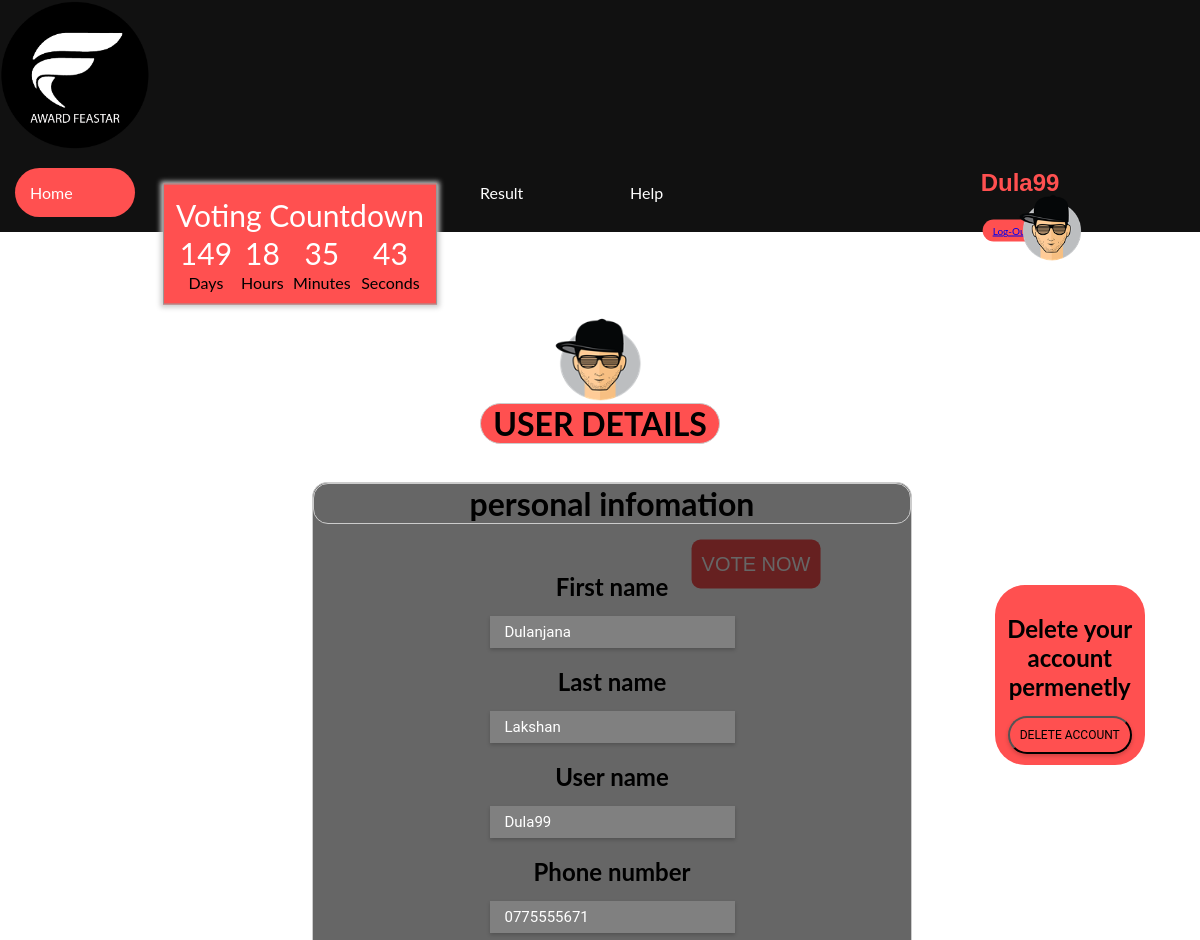
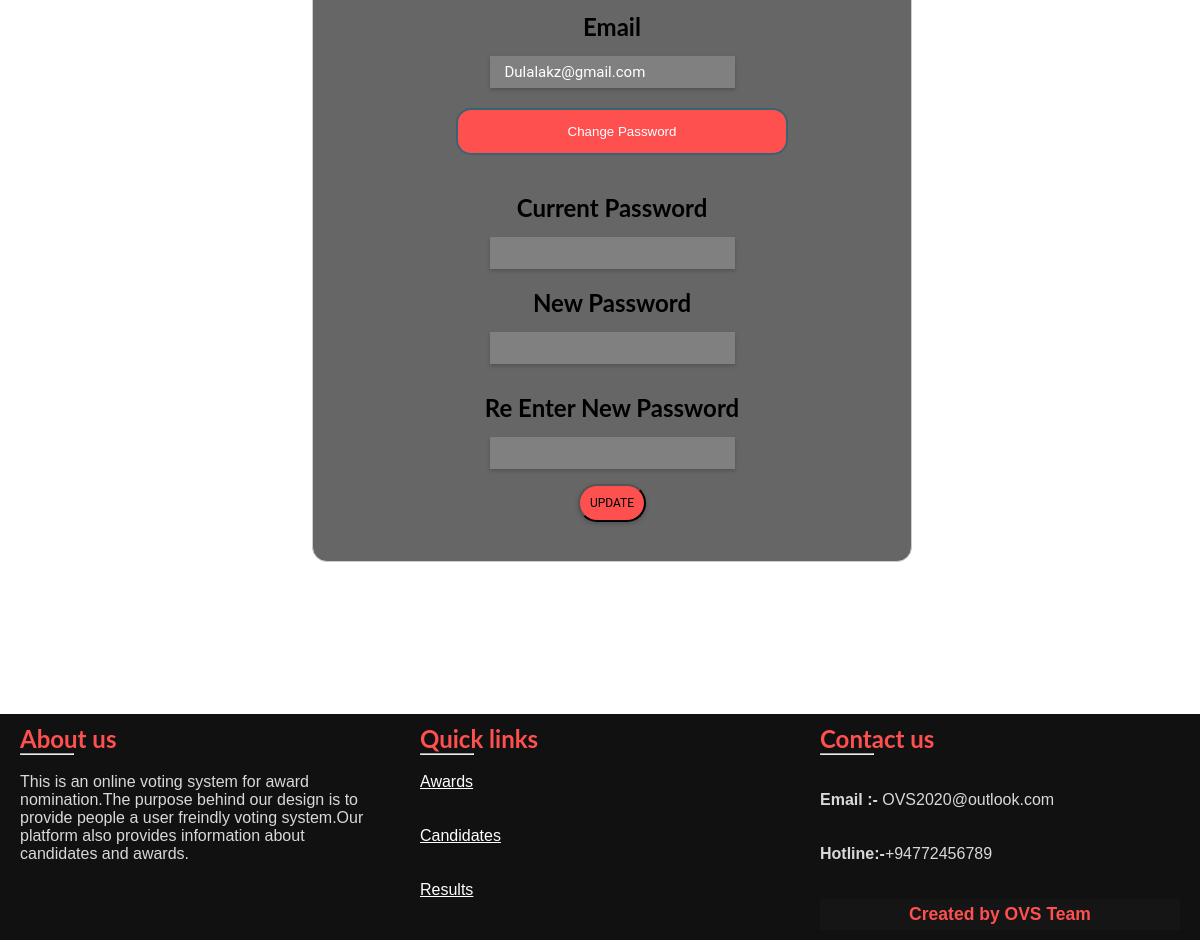
Page /MAT_PG.01.02_01/php/userprofile.php?login=Dula99 (signed in) on the committed database (2 pictures, top to bottom).
### tables this page shows
CREATE TABLE `user` (
  `First_name` varchar(100) NOT NULL,
  `Last_name` varchar(100) NOT NULL,
  `User_name` varchar(100) NOT NULL,
  `Email` varchar(100) NOT NULL,
  `Phone` varchar(10) NOT NULL,
  `Password` varchar(1000) NOT NULL,
  `Status` varchar(50) NOT NULL,
  `Gender` varchar(20) NOT NULL
);

### MAT_PG.01.02_01/php/userprofile.php (the view, shortened to what this page needs)
<!DOCTYPE html>
<html >
   <head>
         <link rel="stylesheet" href="../css/styles.css">
   </head>
  <body>
  <?php
	include('header.php');
  ?>
<br><br><br><br><br><br><br>
<center>
<div class = "userd">
	<img src = "../images/ava2.png" width = "110px" height = "100px">
	</div><br><br>
<strong><h1 class="toplain">USER DETAILS<h1></strong>
</center>
<br><br>
<center>
<div id="pinfor" class="contents">
    <h1 class="headinfo">personal infomation</h1>
	<?php
	echo'<div class="profile tabshow">
			<form action="update.php" method="POST">
			<br> <br><h2>First name</h2>
			<input type = "text" class ="input" name = "usernameF" value = '.$row['First_name'].'>
			<br> <br><h2>Last name</h2>
			<input type = "text" class ="input" name = "usernameL" value = '.$row['Last_name'].'>
			<br> <br><h2>User name</h2>
			<input type = "text" class ="input" name = "usernameU" value = '.$row['User_name'].'>
			<br> <br><h2>Phone number</h2>
			<input type = "text" class ="input" pattern="[0-9]{10}" name = "phone1" title="Please Enter 10 Digits" value = '.$row['Phone'].'>
			<br> <br><h2>Email</h2>
			<input type = "email" class ="input" name = "email1" value ='.$row['Email'].'>';
			?>
			<button name="btnchge1" id="btnchge1" onclick="return pw1()">Change Password </button>
			<br> <br><h2> Current Password</h2>
		    <input type="password" name="pwd1" id="pwd1" class = "input" pattern="(?=.*\d)(?=.*[a-z])(?=.*[A-Z]).{8,}"
		    title="Must contain at least one digit, one uppercase character one lowercase character and at least 10 characters" required disabled> <br> <br>
			<h2>New Password<h2>
		   <input type="password" name="pwd2" id="pwd2" class ="input" required disabled ><br> <br>
		   <h2>Re Enter New Password<h2>
		   <input type="password" name="pwd3" id="pwd3" class ="input" required disabled >
		    <br>
			<input type="submit" name="update" id="update" class="btn2" value="Update" >
			</form>
			<form action="delete.php" method="POST">
			<div class="tab">
			<br>
			<h4>Delete your account permenetly</h4>
			<input type="submit" name="delete" id="delete" class="btn2" value="Delete Account">
			</div>
			</form>
		</div>
</div>
</center>
<br><br><br><br><br><br><br><br>
    <footer>
        <div class="main-content">
          <div class="box">
  <h2 style="color:#ff5050;">About us</h2>
  <div class="content">
  <hr width=15%>
  <br>
  <p>
  This is an online voting system for award nomination.The purpose behind our design is to provide people a user freindly voting system.Our platform also provides information about candidates and awards.</p>
  </div>
</div>
  <div class="center box">
            <h2 style="color:#ff5050;">Quick links</h2>
  <div class="content">
  <hr width=15%>
              <br>
                <a class ="text" style="color:white;" href="#">Awards</a>
                <br><br>
  <div>
              <br>
                <a class ="text" style="color:white;" href="#">Candidates</a>
                <br><br>
              </div>
  <div >
              <br>
                <a class ="text" style="color:white;" href="#">Results</a>
              </div>
  </div>
  </div>
  <div class="right box">
  <h2 style="color:#ff5050;">
  Contact us</h2>
  <div class="content">
  <hr width=15%>
<br><br>
  <b>Email :-</b> OVS2020@outlook.com
  <br><br><br>
  <b> Hotline:-</b>+94772456789
  <div class="bottom"><br><br>
  <center>
            <h3 class="credit" style="color:#ff5050">Created by  OVS Team<h3>
          </center>
  </div>
</div>
</div>
  </body>
</html>

### MAT_PG.01.02_01/php/header.php (shortened to what this page needs)
<header>
       <div class = "headerimg">
       <img src = "../images/logo1.png" width = "150px" height = "150px">
       </div>
	   <div class = "user2">
	   <?php
			if(isset($_SESSION['logsession']))
			{
				$uname=$_SESSION['logsession'];
				include_once('config_1.php');
				$sql = "SELECT * FROM user where User_name ='$uname'";
				$result = $conn->query($sql);
				$row = $result->fetch_assoc();
				echo'
				 <div class = "user1">
				<img src = "../images/ava2.png" width = "80px" height = "80px">
				</div>
	   			<div class = "button1">
				<h2>'.$row['User_name'].'</h2>
				</div>
				<br>
				<div class = "button2">
				<a  href="logout.php">Log-Out</a>
				</div>
				';
			}
	   ?>
	   </div>
    <table class="countdownContainer" >
        <tr class="info">
           <td colspan="4">Voting Countdown</td>
        </tr>
        <tr class="info">
			<td id="days">120</td>
			<td id="hours">4</td>
			<td id="minutes">12</td>
			<td id="seconds">22</td>
        </tr>
        <tr>
			<td>Days</td>
			<td>Hours</td>
			<td>Minutes</td>
			<td>Seconds</td>
		</tr>
    </table>
  <center>
        <a  href="vote.php" class="time1" >VOTE NOW</a>
  </center>
      <div class="menu-bar">
        <ul>
             <li class="active"><a  href="homepage.php">Home</a></li>
             <li><a  href="Adisplay.php">Awards</a></li>
			 <li><a  href="#">Candidates</a>
			 </li>
             <li><a  href="#">Result</a>
			 </li>
             <li><a  href="#">Help</a>
			 </li>
                  </ul>
			      </div>
  </header>

### MAT_PG.01.02_01/css/styles.css (style rules this page uses)
* { padding: 0; margin: 0; box-sizing:border-box; }
body { background-image: url("../images/background.jpeg"); background-size: 1370px 1800px; background-position: 50% 25%; font-family:sans-serif; }
.active { background-color: #717171; }
header { background-color:#111; }
.countdownContainer { position: absolute;; top: 13%; left: 25%; transform : translateX(-50%) translateY(-50%); text-align: center; background: #ff5050; border: 1px solid #999; padding: 10px; box-shadow: 0 0 5px 3px #ccc; }
.info { font-size: 30px; color: #fff; }
.menu-bar { text-align: left; background-color:#111; }
.menu-bar ul { display:inline-flex; list-style: none; color: #fff; }
.menu-bar ul li { width: 120px; margin: 15px; padding: 15px; border-radius: 30px; }
.menu-bar ul li a { text-decoration: none; color: #fff; }
.active, .menu-bar ul li:hover { background: #ff5050; border-radius: 3px; border-radius: 30px; }
.content { margin: 0; padding: 0; color: #d9d9d9; box-sizing: border-box; font-family: 'Poppins', sans-serif; }
.user1 { position: absolute;; top: 84%; left:90%; transform : translateX(-50%) translateY(-50%); }
.user2 { position: absolute;; top: 11%; left:85%; transform : translateX(-50%) translateY(-50%); }
.button1 { text-decoration: none; font-family: Arial; font-size: 16px; color: #ff5050; text-align:right; }
.button2 { background-color: #ff5050; border: none; color: white; padding: 5px 10px; text-align: center; text-decoration: none; display: inline-block; font-size: 10px; margin: 4px 2px; cursor: pointer; border-radius: 30px; }
.time1 { text-decoration: none; font-family: Arial; font-size: 20px; border-radius: 9px; padding: 13px 10px; background-color: #ff5050; color: #ffffff; position: absolute;; top: 30%; left: 63%; transform : translateX(-50%) translateY(-50%); }
form { padding:10px; }
button { background-color:#ff5050; display:block; margin:20px 0px 0px 20px; text-align:center; border-radius:15px; border:2px solid #366473; padding:14px 110px; outline:none; color:white; cursor:pointer; transition:0.25px; }
* { box-sizing: border-box }
body { font-family: "Lato", sans-serif; }
.tab { float: left; border: 10px #ccc; border-radius:30px 30px 30px 30px ; background-color: #ff5050; width: 150px; height: 180px; position:absolute; top:10%; left:114%; }
.contents { width: 50%; height: 1020px; background-color:rgb(0,0,0,.6); position:relative; left:1%; border: 1px solid #ccc; border-radius:15px; }
.btn2 { font-family:"roboto",sans-serif; text-transform: uppercase; font-size: 12px; background: #ff5050; box-shadow: 0px 2px 4px 0px rgba(0,0,0,.2); margin-top: 15px; border-radius: 30px; padding: 10px; }
.input { font-family:"roboto",sans-serif; font-size: 15px; border: 0; color: #fff; background: gray; padding: 7px 15px; box-shadow: 0px 2px 4px 0px rgba(0,0,0,.2); cursor:pointer; margin-top: 15px; }
.userd { position: absolute; left:50%; transform : translateX(-50%) translateY(-50%); z-index:-1; }
.toplain { color:black; background-color:#ff5050; width:20%; border: 1px solid #ccc; border-radius:30px; }
.headinfo { border: 1px solid #ccc; border-radius:15px; }
footer { position: relative; bottom: 0px; width: 100%; background: #111; }
.main-content { display: flex; }
.box { flex-basis: 50%; padding: 10px 20px; }
.bottom center { padding: 5px; font-size: 0.9375rem; background: #151515; }

### rows in the picture
user: User_name "Dula99", usernameF "Dulanjana", usernameL "Lakshan", usernameU "Dula99", phone1 "0775555671", email1 "Dulalakz@gmail.com"
